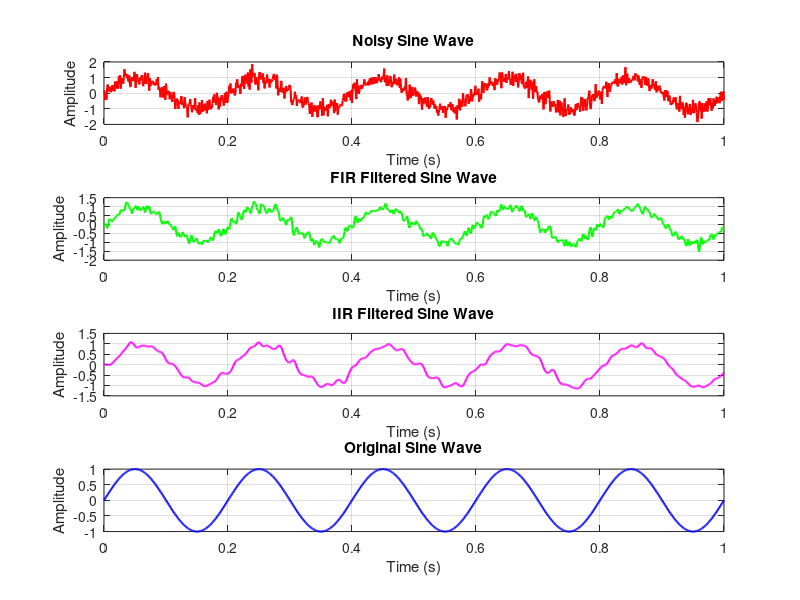

MATLAB code to generate this figure: (Note: this script raises an error after producing the figure.)
% Define parameters
fs = 1000;          % Sampling frequency (Hz)
t = 0:1/fs:1;       % Time vector (1 second duration)
f = 5;              % Frequency of the sine wave (Hz)
amplitude = 1;      % Amplitude of the sine wave

% Generate the sine wave
x = amplitude * sin(2 * pi * f * t);

% Add Gaussian noise
noise_amplitude = 0.3; % Adjust noise strength
noise = noise_amplitude * randn(size(t));
x_noisy = x + noise;

% Design a FIR low-pass filter
filter_order_fir = 5;  % Order of the FIR filter
cutoff_frequency_fir = 0.1; % Normalized cutoff frequency (0.1 * Nyquist frequency)
b_fir = fir1(filter_order_fir, cutoff_frequency_fir, 'low', hamming(filter_order_fir + 1)); % FIR coefficients

% Apply the FIR filter to the noisy signal
x_fir_filtered = filter(b_fir, 1, x_noisy);

% Design an IIR Butterworth low-pass filter
filter_order_iir = 4; % Order of the IIR filter
cutoff_frequency_iir = 0.1; % Normalized cutoff frequency
[b_iir, a_iir] = butter(filter_order_iir, cutoff_frequency_iir, 'low'); % IIR coefficients

% Apply the IIR filter to the noisy signal
x_iir_filtered = filter(b_iir, a_iir, x_noisy);

% Plot the original noisy signal, FIR filtered signal, and IIR filtered signal
figure;

% Plot the noisy sine wave
subplot(4, 1, 1);
plot(t, x_noisy, 'r', 'LineWidth', 1.5);
title('Noisy Sine Wave');
xlabel('Time (s)');
ylabel('Amplitude');
grid on;

% Plot the FIR filtered sine wave
subplot(4, 1, 2);
plot(t, x_fir_filtered, 'g', 'LineWidth', 1.5);
title('FIR Filtered Sine Wave');
xlabel('Time (s)');
ylabel('Amplitude');
grid on;

% Plot the IIR filtered sine wave
subplot(4, 1, 3);
plot(t, x_iir_filtered, 'm', 'LineWidth', 1.5);
title('IIR Filtered Sine Wave');
xlabel('Time (s)');
ylabel('Amplitude');
grid on;

% Plot the original clean sine wave for comparison
subplot(4, 1, 4);
plot(t, x, 'b', 'LineWidth', 1.5);
title('Original Sine Wave');
xlabel('Time (s)');
ylabel('Amplitude');
grid on;

% Adjust the figure
sgtitle('FIR and IIR Filter Design and Application');
